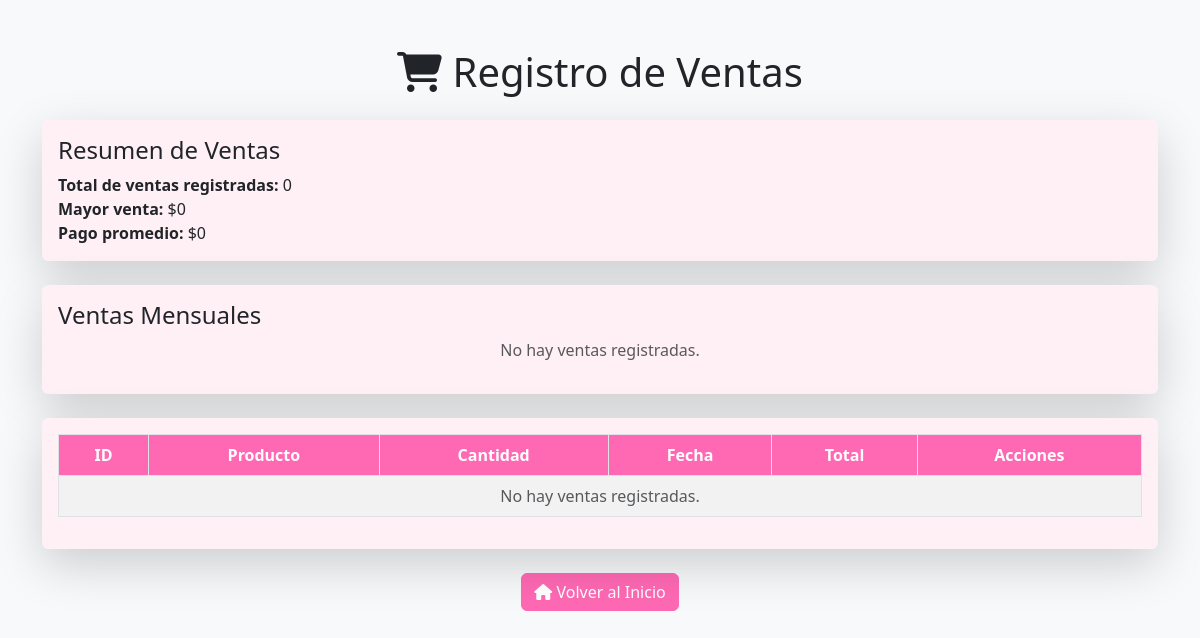
Page /ventas on the earlier database version.
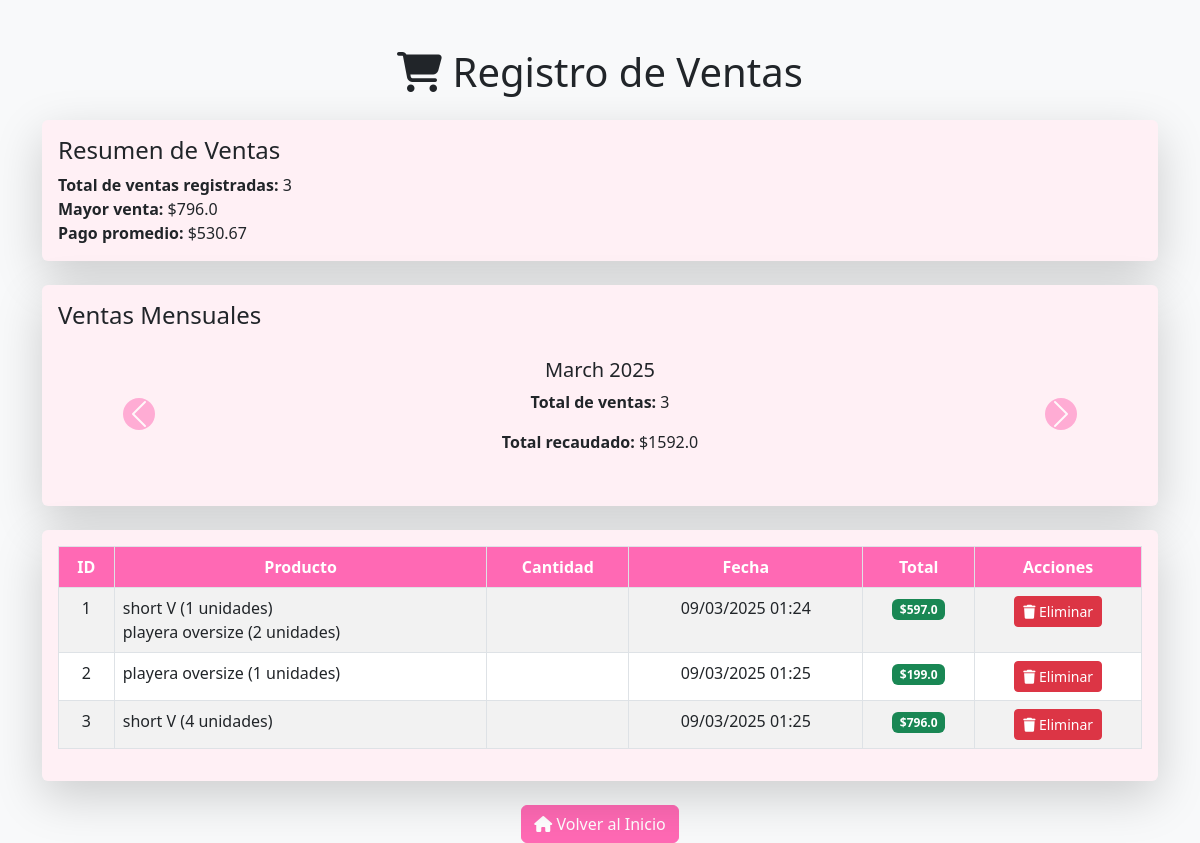
Same page on the later database version.
### app/models.py (models this page shows, shortened)
class Venta(db.Model):
    id = db.Column(db.Integer, primary_key=True)
    fecha = db.Column(db.DateTime, nullable=False, default=datetime.utcnow)
    total = db.Column(db.Float, nullable=False)
    productos = db.relationship('VentaProducto', back_populates='venta', cascade="all, delete-orphan")

class VentaProducto(db.Model):
    __tablename__ = 'venta_producto'
    venta_id = db.Column(db.Integer, db.ForeignKey('venta.id', ondelete="CASCADE"), primary_key=True)
    producto_id = db.Column(db.Integer, db.ForeignKey('producto.id', ondelete="CASCADE"), primary_key=True)
    cantidad = db.Column(db.Integer, nullable=False)
    precio = db.Column(db.Float, nullable=False)
    venta = db.relationship('Venta', back_populates='productos')
    producto = db.relationship('Producto', back_populates='ventas')

class Producto(db.Model):
    id = db.Column(db.Integer, primary_key=True)
    nombre = db.Column(db.String(100), nullable=False)
    descripcion = db.Column(db.String(200), nullable=False)
    precio = db.Column(db.Float, nullable=False)
    cantidad = db.Column(db.Integer, nullable=False)
    categoria = db.Column(db.String(100), nullable=False)
    activo = db.Column(db.Boolean, default=True)
    ventas = db.relationship('VentaProducto', back_populates='producto')

### app/routes.py (the view)
@routes.route('/ventas', methods=['GET'])
def listar_ventas():
    ventas = Venta.query.all()
    mayor_venta = max([venta.total for venta in ventas], default=0)
    pago_promedio = sum([venta.total for venta in ventas]) / len(ventas) if ventas else 0
    ventas_por_mes = defaultdict(lambda: {"total_ventas": 0, "total_recaudado": 0})
    for venta in ventas:
        mes = venta.fecha.strftime("%B %Y")  # Formato: "Mes Año"
        ventas_por_mes[mes]["total_ventas"] += 1
        ventas_por_mes[mes]["total_recaudado"] += venta.total
    return render_template(
        "ventas.html",  # Nombre de tu plantilla HTML
        ventas=ventas,
        mayor_venta=mayor_venta,
        pago_promedio=pago_promedio,
        ventas_por_mes=ventas_por_mes
    )

### app/templates/ventas.html (shortened to what this page needs)
<!DOCTYPE html>
<html lang="es">
<head>
    <link href="https://cdn.jsdelivr.net/npm/bootstrap@5.3.0/dist/css/bootstrap.min.css" rel="stylesheet">
    <link rel="stylesheet" href="https://cdnjs.cloudflare.com/ajax/libs/font-awesome/6.4.0/css/all.min.css">
</head>
<body class="bg-light">
    <div class="container mt-5">
        <h1 class="text-center mb-4">
            <i class="fas fa-shopping-cart"></i> Registro de Ventas
        </h1>
        <div class="card shadow-lg border-0 mb-4">
            <div class="card-body">
                <h4 class="card-title">Resumen de Ventas</h4>
                <p class="card-text">
                    <strong>Total de ventas registradas:</strong> {{ ventas | length }} <br>
                    <strong>Mayor venta:</strong> ${{ mayor_venta | round(2) }} <br>
                    <strong>Pago promedio:</strong> ${{ pago_promedio | round(2) }}
                </p>
            </div>
        </div>
        <div class="card shadow-lg border-0 mb-4">
            <div class="card-body">
                <h4 class="card-title">Ventas Mensuales</h4>
                {% if ventas_por_mes %}
                    <div id="carouselVentas" class="carousel slide" data-bs-ride="carousel">
                        <div class="carousel-inner">
                            {% for mes, datos in ventas_por_mes.items() %}
                            <div class="carousel-item {% if loop.first %}active{% endif %}">
                                <h5>{{ mes }}</h5>
                                <p><strong>Total de ventas:</strong> {{ datos.total_ventas }}</p>
                                <p><strong>Total recaudado:</strong> ${{ datos.total_recaudado | round(2) }}</p>
                            </div>
                            {% endfor %}
                        </div>
                        <button class="carousel-control-prev" type="button" data-bs-target="#carouselVentas" data-bs-slide="prev">
                            <span class="carousel-control-prev-icon" aria-hidden="true"></span>
                        </button>
                        <button class="carousel-control-next" type="button" data-bs-target="#carouselVentas" data-bs-slide="next">
                            <span class="carousel-control-next-icon" aria-hidden="true"></span>
                        </button>
                    </div>
                {% else %}
                    <p class="text-muted text-center">No hay ventas registradas.</p>
                {% endif %}
            </div>
        </div>
        <div class="card shadow-lg border-0">
            <div class="card-body">
                <div class="table-responsive">
                    <table class="table table-striped table-hover table-bordered">
                        <thead class="text-center">
                            <tr>
                                <th>ID</th>
                                <th>Producto</th>
                                <th>Cantidad</th>
                                <th>Fecha</th>
                                <th>Total</th>
                                <th>Acciones</th>
                            </tr>
                        </thead>
                        <tbody>
                            {% if ventas %}
                                {% for venta in ventas %}
                                <tr>
                                    <td class="text-center">{{ venta.id }}</td>
                                    <td>
                                        {% for venta_producto in venta.productos %}
                                            {{ venta_producto.producto.nombre }} ({{ venta_producto.cantidad }} unidades) <br>
                                        {% endfor %}
                                    </td>
                                    <td class="text-center">{{ venta.cantidad }}</td>
                                    <td class="text-center">{{ venta.fecha.strftime('%d/%m/%Y %H:%M') }}</td>
                                    <td class="text-center">
                                        <span class="badge bg-success">${{ venta.total | round(2) }}</span>
                                    </td>
                                    <td class="text-center">
                                        <form method="POST" action="{{ url_for('routes.eliminar_venta', id=venta.id) }}"
                                              onsubmit="return confirm('¿Estás seguro de eliminar esta venta? Esta acción no se puede deshacer.');">
                                            <button type="submit" class="btn btn-danger btn-sm">
                                                <i class="fas fa-trash"></i> Eliminar
                                            </button>
                                        </form>
                                    </td>
                                </tr>
                                {% endfor %}
                            {% else %}
                                <tr>
                                    <td colspan="6" class="text-center text-muted">No hay ventas registradas.</td>
                                </tr>
                            {% endif %}
                        </tbody>
                    </table>
                </div>
            </div>
        </div>
        <div class="text-center mt-4">
            <a href="{{ url_for('routes.index') }}" class="btn btn-primary">
                <i class="fas fa-home"></i> Volver al Inicio
            </a>
        </div>
    </div>
</body>
</html>

### app/templates/ventas.html (style rules this page uses)
.card { background-color: #fff0f5; border: 1px solid #ff69b4; }
.table thead th { background-color: #ff69b4; color: white; }
.table-striped tbody tr:nth-of-type(odd) { background-color: #fff0f5; }
.table-striped tbody tr:nth-of-type(even) { background-color: #ffffff; }
.btn-primary { background-color: #ff69b4; border-color: #ff69b4; }
.btn-danger { background-color: #dc3545; border-color: #dc3545; }
.carousel-item { background-color: #fff0f5; padding: 20px; border-radius: 10px; text-align: center; }
.carousel-control-prev-icon, .carousel-control-next-icon { background-color: #ff69b4; border-radius: 50%; padding: 10px; }

Differences in the rows shown:
added Venta: total "796.0", id "3", fecha "09/03/2025 01:25"
added Venta: id "1", fecha "09/03/2025 01:24", total "597.0"
added VentaProducto: producto.nombre "short V", cantidad "1"
added VentaProducto: producto.nombre "playera oversize", cantidad "2", shown under "1"
added Venta: id "2", fecha "09/03/2025 01:25", total "199.0"
added VentaProducto: producto.nombre "playera oversize", cantidad "1", shown under "2"
added VentaProducto: producto.nombre "short V", cantidad "4", shown under "3"
Other differences:
{{ ventas | length }}: "0" → "3"
{{ pago_promedio | round(2) }}: "0" → "530.67"
{{ mayor_venta | round(2) }}: "0" → (not shown)
new list line: "March 2025 Total de ventas: 3 Total recaudado: $ 1592.0"
text no longer shown: "No hay ventas registradas. No hay ventas registradas."
